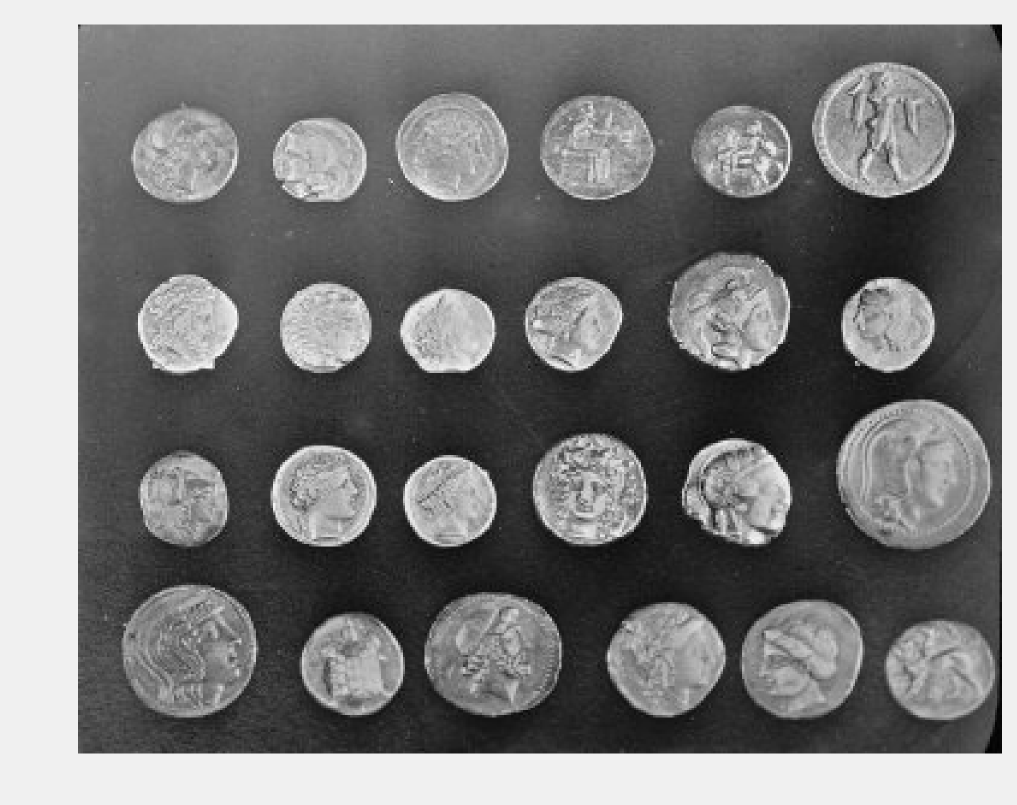
#> input picture coins.png, 2033 x 1609 px (shown at 1/2 size)
$ jupyter execute --allow-errors CV_End.ipynb
#> lines starting #> are read from the running program, lines starting #| are printed output that depends on the picture; after the words box and inside, x2 and y2 are one past the last pixel; in counts of white or black regions, pixels touching at a corner belong together
[cell 1]
import numpy as np
import cv2 as cv
import matplotlib.pyplot as plt

## Problem 1

[cell 2]
a = [1,2,-5]
b = [4,-5,7]

x = np.cross(a,b)

x = x/x[-1]
print("Homogenous coordinates of point of intersection: ", x[:])
print("Euclidean coordinates of point of intersection: ", x[:2])

## Problem 2

[cell 3]
x1= np.array([[533.4, 140.2,1],
[1047.3, 570.0,1],
[2033.0, 491.8,1],
[39.7, 1639.8,1],
[1555.2, 2021.5,1],
[927.1, 2869.0,1],
[557.5, 3346.8,1],
[1991.0, 3184.6,1]])

[cell 4]
x2 = np.array([[650.6, 524.9,1],
[1008.2, 795.4,1],
[1849.7, 1080.9,1],
[235.9, 1730.0,1],
[1510.1, 2012.5,1],
[933.1, 2784.9,1],
[671.7, 3169.5,1],
[1858.7, 2938.1,1]])

[cell 5]
q1 = []
for i in range(0,8):
    q1.append(np.kron(x1[i],x2[i]))

[cell 6]
U, S, Vh = np.linalg.svd(q1)
V = Vh.T
M = Vh[-1,:]
M = np.reshape(M, (3,3))

[cell 7]
#Epipolar Line
print("Epipolar Line", M@x1[0])

I = M@x1[0]

Normalized = I/np.sqrt(I[0]**2+I[1]**2)

[cell 8]
d,u = np.linalg.eig(M.T@M)

[cell 9]
u

[cell 10]
uu = u[:,2]

[cell 11]
e  = uu/uu[2]
print(e)

## Problem 3

[cell 12]
from skimage.filters import threshold_otsu
img = cv.imread("coins.png")
#> img is the input picture: shape (1609, 2033, 3); min 0, max 255, mean 122.3

[cell 13]
plt.imshow(img)
plt.show()

#> (a cell that did not finish here is left out)

[cell 15]
gray1 = cv.cvtColor(img,cv.COLOR_BGR2GRAY)

ret ,thresh = cv.threshold(gray1, 136,255, cv.THRESH_BINARY)
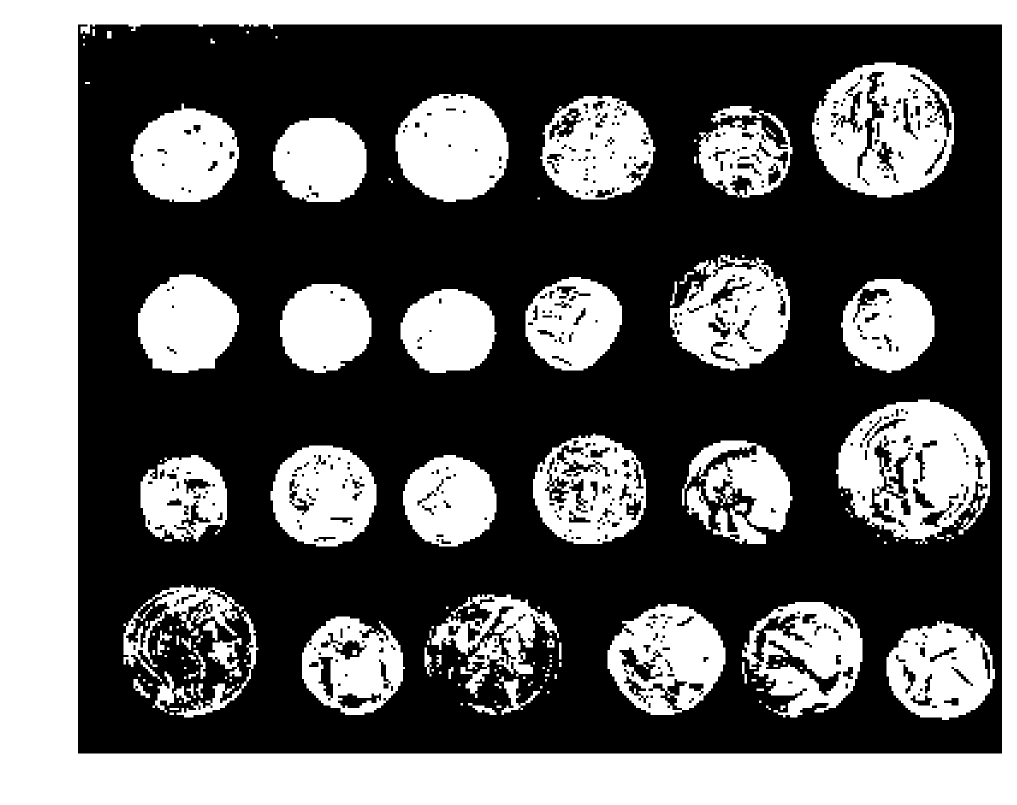
#> thresh: shape (1609, 2033) (shown at 1/2 size); 39.2% white; 150 white regions (2 under 20 px), largest, box (x1, y1, x2, y2) and area: (0, 0, 2033, 1609) 577348, (1672, 799, 1980, 1088) 53636, (1624, 125, 1908, 395) 49372

[cell 16]
plt.imshow(thresh)
plt.show()

[cell 17]
kernely = np.array([
    [-1,-2,-1],
    [0,0,0],
    [1,2,1]
    ])
kernelx = np.array([
    [-1,0,1],
    [-2,0,2],
    [-1,0,1]
    ])

x = cv.filter2D(img, -1, kernelx)
y = cv.filter2D(img, -1, kernely)
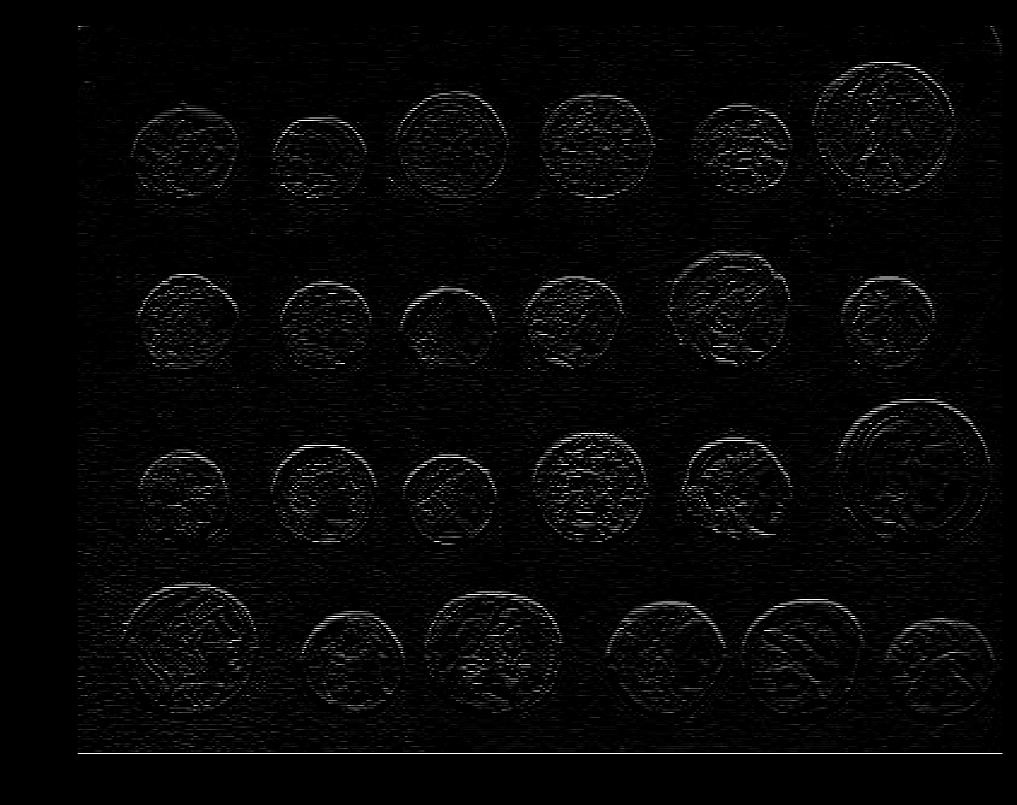
#> y: shape (1609, 2033, 3) (shown at 1/2 size); min 0, max 255, mean 6.1


h = np.abs(x)+np.abs(y)
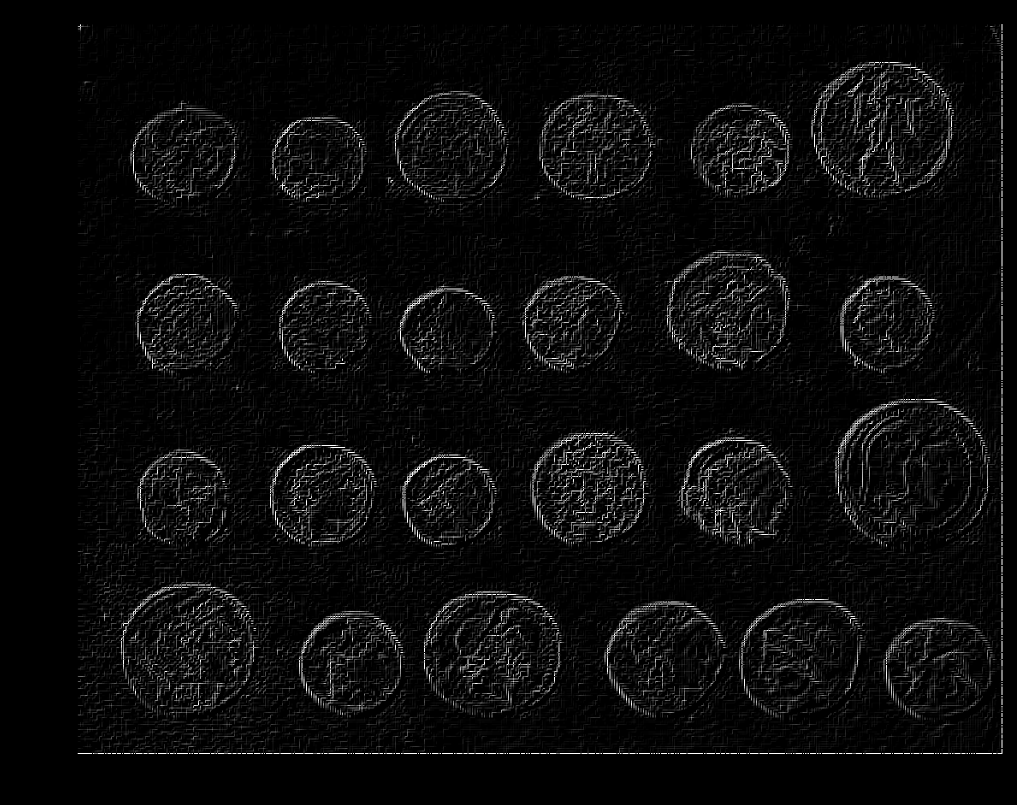
#> h: shape (1609, 2033, 3) (shown at 1/2 size); min 0, max 255, mean 11.6

[cell 18]
fig = plt.figure(figsize = (20,10))

ax = fig.add_subplot(221)
ax.imshow(img, aspect='auto')
ax.set_title('Original Image', fontsize=20)

ax = fig.add_subplot(222)
ax.imshow(h, aspect='auto')
ax.set_title('Sorbel Filter', fontsize=20)

ax = fig.add_subplot(223)
ax.imshow(x, aspect='auto')
ax.set_title('$G_x$', fontsize=20)

ax = fig.add_subplot(224)
ax.imshow(y, aspect='auto')
ax.set_title('$G_y$', fontsize=20)
plt.show()

[cell 19]
from skimage.morphology import closing, square
bw = closing(thresh, square(25))
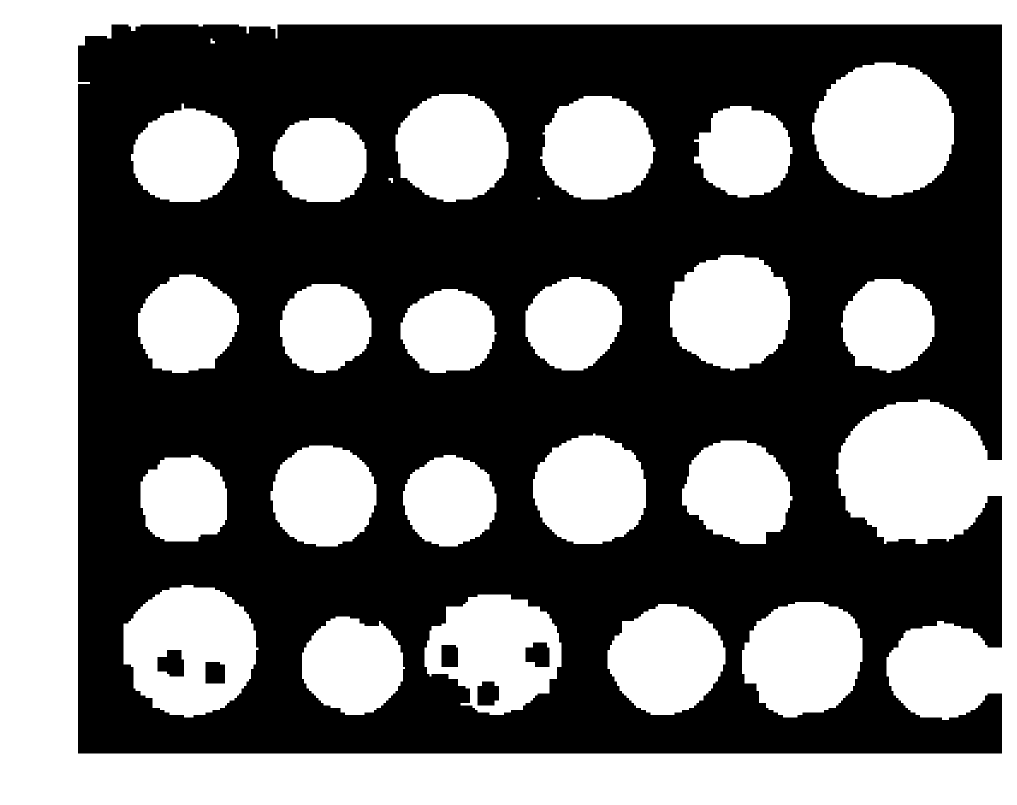
#> bw: shape (1609, 2033) (shown at 1/2 size); 44.2% white; 26 white regions

[cell 20]
plt.imshow(bw)

[cell 21]
from skimage.measure import label
from skimage.measure import regionprops

[cell 22]
label_image = label(bw)
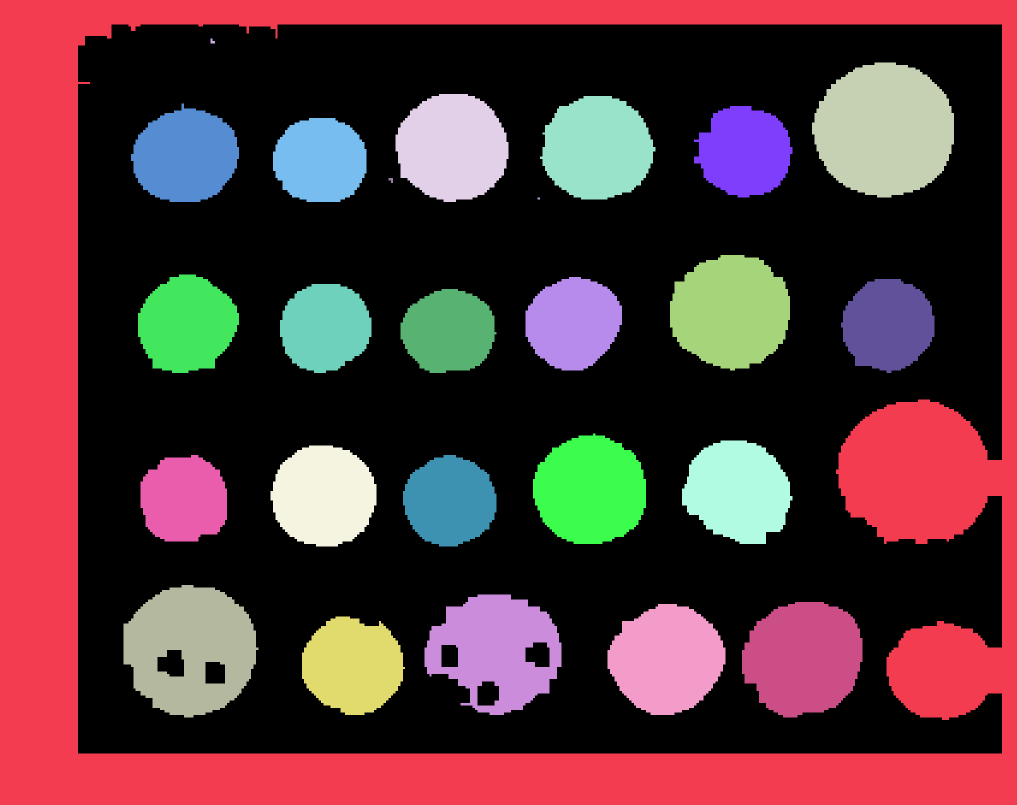
#> label_image: shape (1609, 2033) int64 (shown at 1/2 size); 27 distinct labels, from 0 to 26; one colour per label, 0 black
regions = regionprops(label_image)
#> regions = 26 regions; largest, box (x1, y1, x2, y2) and area: (0, 0, 2033, 1609) 684378, (1624, 125, 1908, 395) 59733, (247, 1170, 517, 1435) 50702, (1484, 1204, 1725, 1435) 43464, (1340, 510, 1580, 741) 43135

[cell 23]
from skimage.measure import regionprops_table

props = regionprops_table(label_image, properties=('centroid',
                                                 'orientation',
                                                 'axis_major_length',
                                                 'axis_minor_length',
                                                 'area',
                                                 'bbox'))
#> props = 10 items

[cell 24]
import pandas as pd
pd.DataFrame(props)
#> Out = table of 26 rows and 10 columns

[cell 25]
import math
fig, ax = plt.subplots()
ax.imshow(bw, cmap=plt.cm.gray)

for props in regions:
    y0, x0 = props.centroid
    orientation = props.orientation
    x1 = x0 + math.cos(orientation) * 0.5 * props.axis_minor_length
    y1 = y0 - math.sin(orientation) * 0.5 * props.axis_minor_length
    x2 = x0 - math.sin(orientation) * 0.5 * props.axis_major_length
    y2 = y0 - math.cos(orientation) * 0.5 * props.axis_major_length

    ax.plot((x0, x1), (y0, y1), '-r', linewidth=2.5)
    ax.plot((x0, x2), (y0, y2), '-r', linewidth=2.5)
    ax.plot(x0, y0, '.g', markersize=15)

    minr, minc, maxr, maxc = props.bbox
    bx = (minc, maxc, maxc, minc, minc)
    by = (minr, minr, maxr, maxr, minr)
    ax.plot(bx, by, '-b', linewidth=2.5)
#> this loop made 26 passes
#> (y0, x0, orientation, x1, y1, x2, y2, minr) on passes 1 to 12: (946.9, 891.1, 1.36, 1127.8, -153.2, -645.8, 616.1, 0), (82.46, 424.2, 0.693, 427.4, 79.87, 420.3, 77.71, 77), (259.5, 1768.7, -1.56, 1769.8, 393.8, 1910.4, 258.3, 125), (294.8, 904.3, 1.4, 922.8, 188.6, 793.1, 275.4, 188), (296.1, 1194.5, -1.56, 1195.5, 400.7, 1306.3, 295, 192), (311.6, 370.7, -1.33, 392.5, 402.2, 475.2, 286.4, 207), (303.1, 1489, 1.37, 1506.7, 213.9, 1396.1, 284.6, 212), (320.5, 640.2, 1.49, 646.7, 234.7, 545.7, 313.4, 236), (359.5, 781.8, 0.693, 784.9, 356.9, 777.8, 354.8, 356), (396.5, 1077, 1.57, 1077, 394.3, 1074.2, 396.5, 395), (623, 1461, -1.48, 1470.8, 735.9, 1582, 612.5, 510), (648.5, 373.3, -0.919, 430.8, 723.9, 454.1, 586.9, 549)
ax.axis((0, 2200, 0,1660))
plt.show()
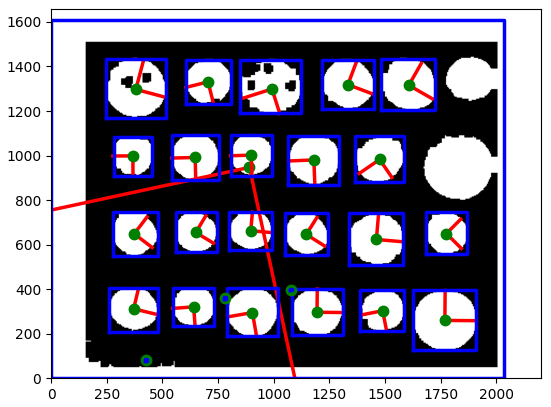
#> figure drawn by matplotlib, 1 panel

$ run again, with real_00001.jpg saved as coins.png
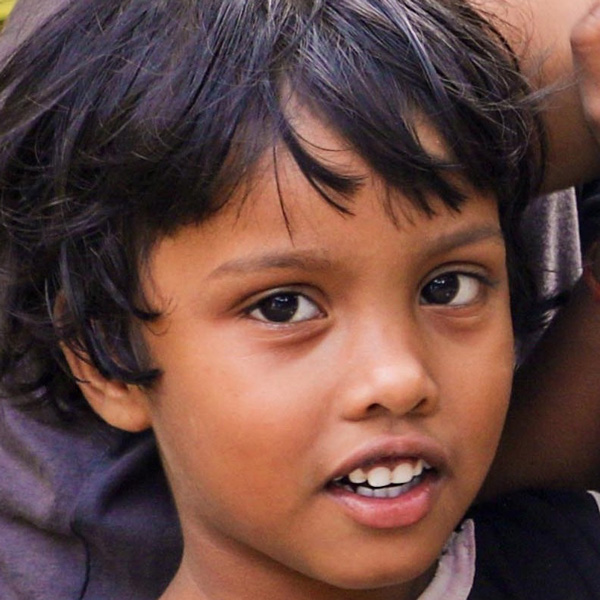
#> input picture real_00001.jpg, 600 x 600 px
#> img is the input picture: shape (600, 600, 3); mean B, G, R 65, 70.8, 102.6
#> thresh: shape (600, 600); 16.7% white; 257 white regions (218 under 20 px), largest, box (x1, y1, x2, y2) and area: (156, 153, 435, 475) 40234, (468, 0, 600, 63) 4820, (439, 324, 502, 410) 3027
#> bw: shape (600, 600); 23.9% white; 14 white regions (2 under 20 px)
#> `label_image = label(bw)`:
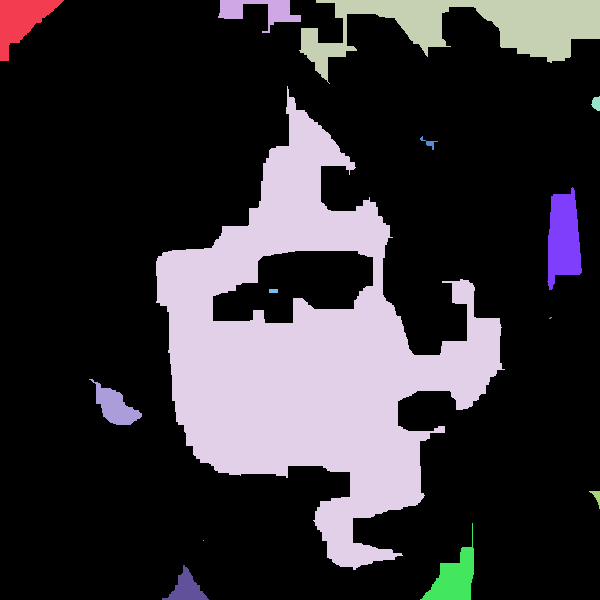
#> label_image: shape (600, 600) int64; 15 distinct labels, from 0 to 14; one colour per label, 0 black
#> regions = 14 regions; largest, box (x1, y1, x2, y2) and area: (156, 86, 505, 570) 66712, (299, 0, 600, 84) 10121, (547, 187, 582, 290) 2501, (0, 0, 64, 61) 1917, (420, 523, 474, 600) 1674
#> props = 10 items
#> Out = table of 14 rows and 10 columns
#> the loop `for props in regions:` made 14 passes
#> (y0, x0, orientation, x1, y1, x2, y2, minr) on passes 1 to 8: (19.79, 20.65, -0.814, 35, 34.99, 47.83, -5.87, 0), (10.32, 258.9, 1.49, 260, -3.6, 210.1, 6.49, 0), (24.59, 470.1, -1.54, 471.1, 59.61, 648, 19.59, 0), (352.6, 310.5, 0.35, 454, 300.1, 242.5, 166.6, 86), (103, 595.9, 0.0578, 600.3, 102.7, 595.5, 95.62, 96), (142.5, 428.6, 1.08, 430.5, 138.9, 420.2, 137.9, 136), (237.8, 563.1, -0.029, 580.8, 238.3, 564.5, 188.9, 187), (290.5, 273, 1.57, 273, 288.3, 267.8, 290.5, 289)
#> `plt.show()`:
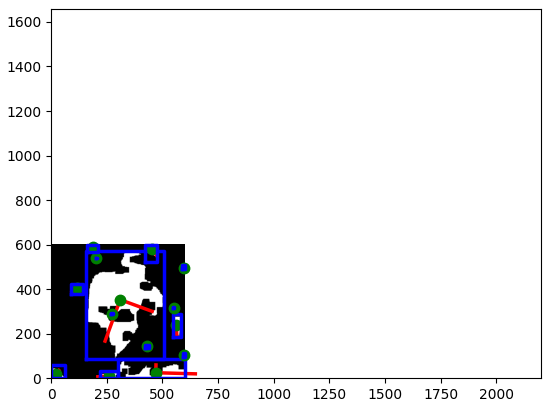
#> figure drawn by matplotlib, 1 panel
